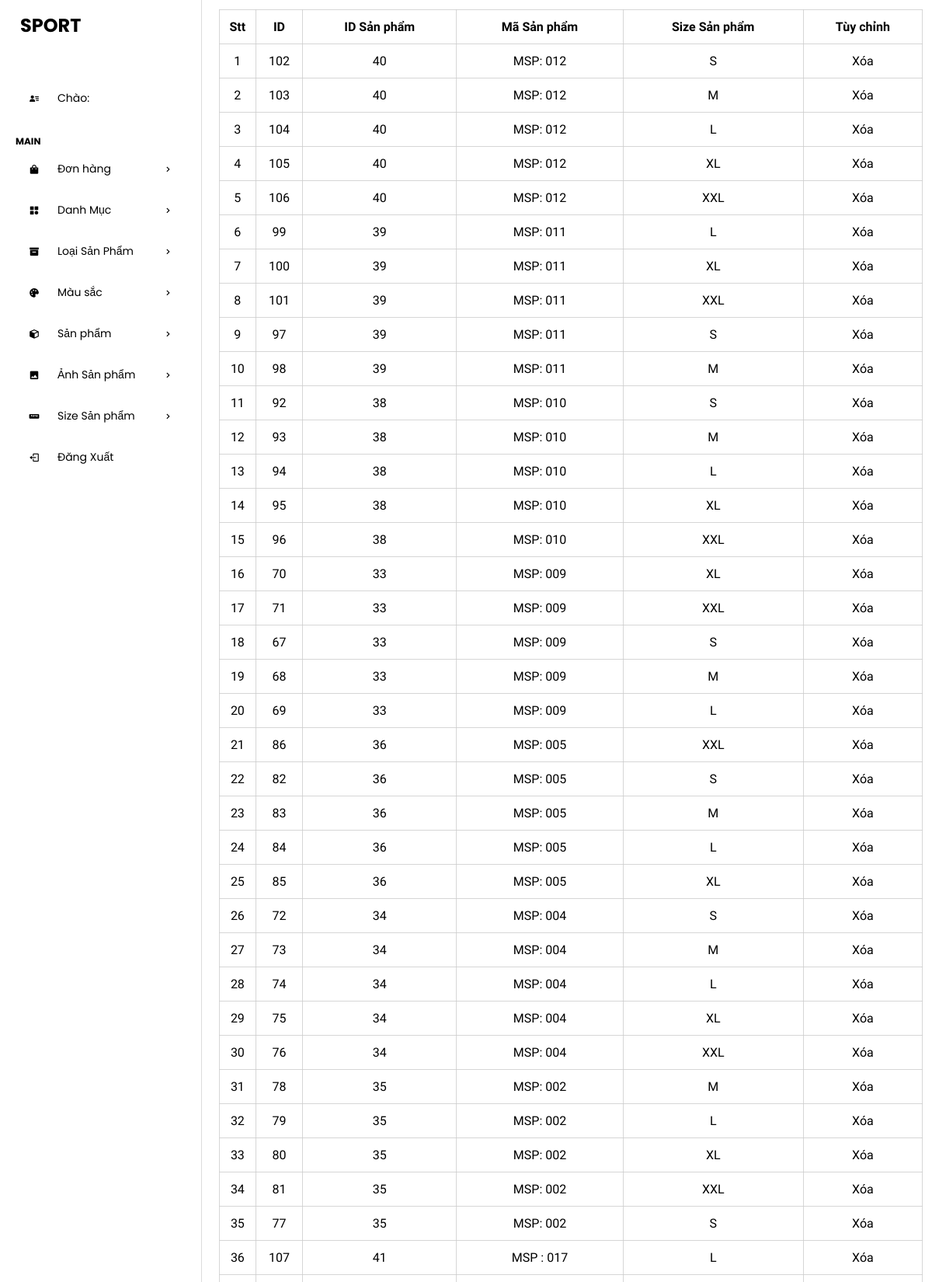
/admin/admin/sizesanphamlists.php (signed in, upper part), run on the app's committed database.
### tables this page shows
CREATE TABLE `tbl_sanpham_size` (
  `sanpham_size_id` int(11) NOT NULL,
  `sanpham_id` int(11) NOT NULL,
  `sanpham_size` varchar(5) NOT NULL
);

CREATE TABLE `tbl_sanpham` (
  `sanpham_id` int(11) NOT NULL,
  `sanpham_tieude` varchar(255) NOT NULL,
  `sanpham_ma` varchar(255) NOT NULL,
  `danhmuc_id` int(11) NOT NULL,
  `loaisanpham_id` int(11) NOT NULL,
  `color_id` int(11) NOT NULL,
  `sanpham_gia` varchar(255) NOT NULL,
  `sanpham_chitiet` text NOT NULL,
  `sanpham_baoquan` text NOT NULL,
  `sanpham_anh` varchar(255) NOT NULL,
  `so_luong` int(11) DEFAULT NULL
);

### admin/admin/lib/database.php (called while the page is built, shortened)
<?php
class Database
{
    public $host = DB_HOST;
    public $user = DB_USER;
    public $pass = DB_PASS;
    public $dbname = DB_NAME;
    public $link;
    private function connectDB()
    {
        try {
            $this->link = new PDO("mysql:host={$this->host};dbname={$this->dbname}", $this->user, $this->pass);
            $this->link->setAttribute(PDO::ATTR_ERRMODE, PDO::ERRMODE_EXCEPTION);
            $this->link->exec("set names utf8");
        } catch (PDOException $e) {
            $this->error = "Connection fail: " . $e->getMessage();
            return false;
        }
    }
    public function select($query, $params = [])
    {
        try {
            $stmt = $this->link->prepare($query);
            $stmt->execute($params);
            return $stmt;
        } catch (PDOException $e) {
            $this->error = "Query failed: " . $e->getMessage();
            return false;
        }
    }
}

### admin/admin/class/product_class.php (called while the page is built, shortened)
<?php
class product
{
    private $db;
    public function __construct()
    {
        $this->db = new Database();
    }
    public function get_all_size()
    {
        $query = "SELECT tbl_sanpham_size.*, tbl_sanpham.sanpham_ma
        FROM tbl_sanpham_size INNER JOIN tbl_sanpham ON tbl_sanpham_size.sanpham_id = tbl_sanpham.sanpham_id
        ORDER BY tbl_sanpham.sanpham_ma DESC  ";
        $result = $this->db->select($query);
        return $result;
    }
}
?>

### admin/admin/sizesanphamlists.php (the view, shortened to what this page needs)
<?php
include "header.php";
include "leftside.php";
?>
<?php
$product = new product();
$get_all_size = $product->get_all_size();
?>
<div class="admin-content-right">
    <div class="table-content">
        <table>
            <tr>
                <th>Stt</th>
                <th>ID</th>
                <th>ID Sản phẩm</th>
                <th>Mã Sản phẩm</th>
                <th>Size Sản phẩm</th>
                <th>Tùy chỉnh</th>
            </tr>
            <?php
            if ($get_all_size) {
                $i = 0;
                while ($result = $get_all_size->fetch(PDO::FETCH_ASSOC)) {
                    $i++
                        ?>
                    <tr>
                        <td> <?php echo $i ?></td>
                        <td> <?php echo $result['sanpham_size_id'] ?></td>
                        <td> <?php echo $result['sanpham_id'] ?></td>
                        <td> <?php echo $result['sanpham_ma'] ?></td>
                        <td> <?php echo $result['sanpham_size'] ?></td>
                        <td><a href="sizesanphamdeletes.php?sanpham_size_id=<?php echo $result['sanpham_size_id'] ?>">Xóa</a>
                        </td>
                    </tr>
                    <?php
                }
            }
            ?>
        </table>
    </div>
</div>
</section>
</body>
</html>

### admin/admin/css/style.css (style rules this page uses)
:root { --maincolor: #58257b; --subcolor: #a083b4; }
* { padding: 0; margin: 0; box-sizing: border-box; }
body { font-family: "Poppins", sans-serif; }
a { text-decoration: none; color: black; }
.admin-content-right { width: 80%; background-color: #fff; padding: 12px 12px; height: 100vh; overflow-y: scroll; }
.table-content table { width: 100%; }
.table-content table, th, td { text-align: center; border: 1px solid #cccc; border-collapse: collapse; padding: 12px 0; font-family: "Bona Nova", serif; }

### data on the page
tbl_sanpham_size: sanpham_size_id "102", sanpham "40", sanpham.sanpham_ma "MSP: 012", sanpham_size "S"
tbl_sanpham_size: sanpham_size_id "103", sanpham "40", sanpham.sanpham_ma "MSP: 012", sanpham_size "M"
tbl_sanpham_size: sanpham_size_id "104", sanpham "40", sanpham.sanpham_ma "MSP: 012", sanpham_size "L"
tbl_sanpham_size: sanpham_size_id "105", sanpham "40", sanpham.sanpham_ma "MSP: 012", sanpham_size "XL"
tbl_sanpham_size: sanpham_size_id "106", sanpham "40", sanpham.sanpham_ma "MSP: 012", sanpham_size "XXL"
tbl_sanpham_size: sanpham_size_id "99", sanpham "39", sanpham.sanpham_ma "MSP: 011", sanpham_size "L"
tbl_sanpham_size: sanpham_size_id "100", sanpham "39", sanpham.sanpham_ma "MSP: 011", sanpham_size "XL"
tbl_sanpham_size: sanpham_size_id "101", sanpham "39", sanpham.sanpham_ma "MSP: 011", sanpham_size "XXL"
tbl_sanpham_size: sanpham_size_id "97", sanpham "39", sanpham.sanpham_ma "MSP: 011", sanpham_size "S"
tbl_sanpham_size: sanpham_size_id "98", sanpham "39", sanpham.sanpham_ma "MSP: 011", sanpham_size "M"
tbl_sanpham_size: sanpham_size_id "92", sanpham "38", sanpham.sanpham_ma "MSP: 010", sanpham_size "S"
tbl_sanpham_size: sanpham_size_id "93", sanpham "38", sanpham.sanpham_ma "MSP: 010", sanpham_size "M"
tbl_sanpham_size: sanpham_size_id "94", sanpham "38", sanpham.sanpham_ma "MSP: 010", sanpham_size "L"
tbl_sanpham_size: sanpham_size_id "95", sanpham "38", sanpham.sanpham_ma "MSP: 010", sanpham_size "XL"
tbl_sanpham_size: sanpham_size_id "96", sanpham "38", sanpham.sanpham_ma "MSP: 010", sanpham_size "XXL"
tbl_sanpham_size: sanpham_size_id "70", sanpham "33", sanpham.sanpham_ma "MSP: 009", sanpham_size "XL"
tbl_sanpham_size: sanpham_size_id "71", sanpham "33", sanpham.sanpham_ma "MSP: 009", sanpham_size "XXL"
tbl_sanpham_size: sanpham_size_id "67", sanpham "33", sanpham.sanpham_ma "MSP: 009", sanpham_size "S"
tbl_sanpham_size: sanpham_size_id "68", sanpham "33", sanpham.sanpham_ma "MSP: 009", sanpham_size "M"
tbl_sanpham_size: sanpham_size_id "69", sanpham "33", sanpham.sanpham_ma "MSP: 009", sanpham_size "L"
tbl_sanpham_size: sanpham_size_id "86", sanpham "36", sanpham.sanpham_ma "MSP: 005", sanpham_size "XXL"
tbl_sanpham_size: sanpham_size_id "82", sanpham "36", sanpham.sanpham_ma "MSP: 005", sanpham_size "S"
tbl_sanpham_size: sanpham_size_id "83", sanpham "36", sanpham.sanpham_ma "MSP: 005", sanpham_size "M"
tbl_sanpham_size: sanpham_size_id "84", sanpham "36", sanpham.sanpham_ma "MSP: 005", sanpham_size "L"
tbl_sanpham_size: sanpham_size_id "85", sanpham "36", sanpham.sanpham_ma "MSP: 005", sanpham_size "XL"
tbl_sanpham_size: sanpham_size_id "72", sanpham "34", sanpham.sanpham_ma "MSP: 004", sanpham_size "S"
tbl_sanpham_size: sanpham_size_id "73", sanpham "34", sanpham.sanpham_ma "MSP: 004", sanpham_size "M"
tbl_sanpham_size: sanpham_size_id "74", sanpham "34", sanpham.sanpham_ma "MSP: 004", sanpham_size "L"
tbl_sanpham_size: sanpham_size_id "75", sanpham "34", sanpham.sanpham_ma "MSP: 004", sanpham_size "XL"
tbl_sanpham_size: sanpham_size_id "76", sanpham "34", sanpham.sanpham_ma "MSP: 004", sanpham_size "XXL"
tbl_sanpham_size: sanpham_size_id "78", sanpham "35", sanpham.sanpham_ma "MSP: 002", sanpham_size "M"
tbl_sanpham_size: sanpham_size_id "79", sanpham "35", sanpham.sanpham_ma "MSP: 002", sanpham_size "L"
tbl_sanpham_size: sanpham_size_id "80", sanpham "35", sanpham.sanpham_ma "MSP: 002", sanpham_size "XL"
tbl_sanpham_size: sanpham_size_id "81", sanpham "35", sanpham.sanpham_ma "MSP: 002", sanpham_size "XXL"
tbl_sanpham_size: sanpham_size_id "77", sanpham "35", sanpham.sanpham_ma "MSP: 002", sanpham_size "S"
tbl_sanpham_size: sanpham_size_id "107", sanpham "41", sanpham.sanpham_ma "MSP : 017", sanpham_size "L"
